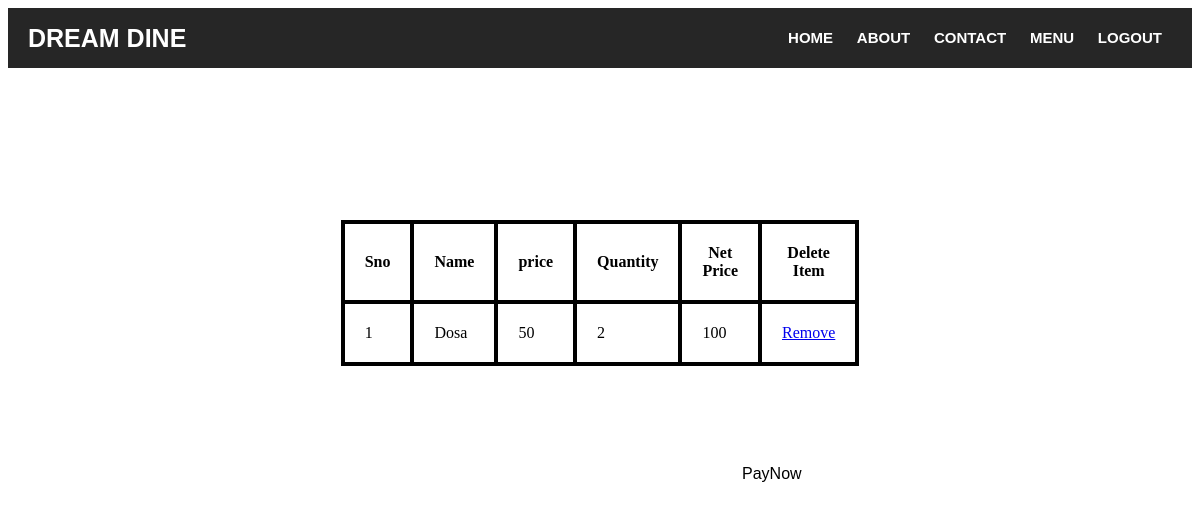
Page /get_cart_items/ (signed in) on the committed database.
### DreamDine/models.py (models this page shows, shortened)
class storeItems(models.Model):
    a=0
    users=models.ForeignKey(Users,on_delete=models.CASCADE)
    items = models.ForeignKey(item, on_delete=models.CASCADE)
    quantity = models.IntegerField(default=1)
    add=models.IntegerField(default=0)
    def total(self):
        b=self.items.price*self.quantity
        return b
    class Meta:
        db_table="storeItems"

class item(models.Model):
    name = models.CharField(max_length=50)
    category=models.CharField(max_length=50)
    price = models.IntegerField()
    image= models.URLField(max_length=300)
    class Meta:
        db_table = "item"

### DreamDine/views.py (the view)
# urls.py: path('get_cart_items/',views.get_cart_items),
def get_cart_items(request):
    uname = request.session['user']
    user = Users.objects.get(username=uname)
    cart_items = storeItems.objects.filter(users=user)
    amount =0;
    for cart_item in cart_items:
        print(cart_item.quantity)
        print(cart_item.items.name)
        amount = amount+cart_item.quantity*cart_item.items.price
    print('amount is',amount)
    context = {
        'cart_items': cart_items,
        'total':amount,
    }
    return render(request, 'cart.html', context)

### DreamDine/Templates/cart.html (shortened to what this page needs)
<!DOCTYPE html>
<html lang="en">
<head>
</head>
<body>
<header>
		<div class="logo">DREAM DINE</div>
		<nav>
			<ul>
				<li><a href="/index">Home</a></li>
				<li><a href="/about">About</a></li>
				<li><a href="/contact">Contact</a></li>
				<li><a href="/menu">Menu</a></li>
                <li>
                <a href="/logout">Logout</a>
               </li>
			</ul>
		</nav>
</header>
<h1 class="a">CART DETAILS</h1>
<br><br><br><br>
<table align="center"  style="width:35%">
    {% if cart_items %}
    <tr>
        <th>Sno</th>
        <th>Name</th>
        <th>price</th>
        <th>Quantity</th>
        <th>Net Price</th>
        <th>Delete Item</th>
    </tr>
        {% for i in cart_items %}
    <tr>
        <td>{{ forloop.counter }}</td>
        <td>{{ i.items.name }}</td>
        <td>{{ i.items.price}}</td>
        <td>{{ i.quantity }}</td>
        <td>{{ i.total }}</td>
        <td><a href="{% url 'remove' name=i.items.name  %}">Remove</a></td>
    </tr>
    {% endfor %}
</table>
<h1 class="a">Total&nbsp;:&nbsp;Rs. {{ total }}</h1>
<button class="button button1" onclick="window.location.href='{% url 'amount' total=total cart_items=cart_items %}'">PayNow</button>
{% else %}
<h1 class="a">Cart Empty !!!</h1>
{% endif %}
</body>
</html>

### DreamDine/Templates/cart.html (style rules this page uses)
body { background-image:url('https://media.istockphoto.com/vectors/midnight-blue-coloured-wall-textured-empty-vector-backgrounds-vector-id1218925113?k=6&m=1218925113&s=612x612&w=0&h=pcOukTdZr2A616PQObvsj-yTY3qVgGZf-W7WN-gyq5s='); background-repeat: no-repeat; background-size: 100%; background-attachment: fixed; background-position: center; }
table,tr,td,th { border: 4px solid black; border-collapse: collapse; background-image:url('https://media.istockphoto.com/vectors/vector-illustration-of-plain-beige-grungy-background-vector-id962839792?k=6&m=962839792&s=612x612&w=0&h=wijc8p9oPEQ2hlXVT4VTtot42uCu4L7A8aTvuE4dRf8='); }
tr,td,th { text-align="center"; padding:20px; height:10%; }
.button { border: none; color: black; padding: 15px 32px; text-align: center; text-decoration: none; display: inline-block; font-size: 16px; margin: 4px 2px; cursor: pointer; position:relative;left:700px; }
.button1 { background-color: white }
header { height: 60px; background: #262626; padding: 0 20px; line-height: 20px; font-size: 15px; }
.logo { width: 30%; float: left; color: #fff; font-weight: bold; text-transform: uppercase; line-height: 60px; font-size: 25px; font-family: sans-serif; }
nav { width: 68%; float: right; }
nav ul { list-style: none; float: right; }
nav ul li { display: inline-block; }
nav ul li a { text-decoration: none; color: #fff; font-family: sans-serif; font-weight: bold; margin: 0 10px; line-height: 30px; text-transform: uppercase; }
.a { text-align:center; color:white; }

### rows in the picture
storeItems: items.name "Dosa", items.price "50", quantity "2", total "100"
